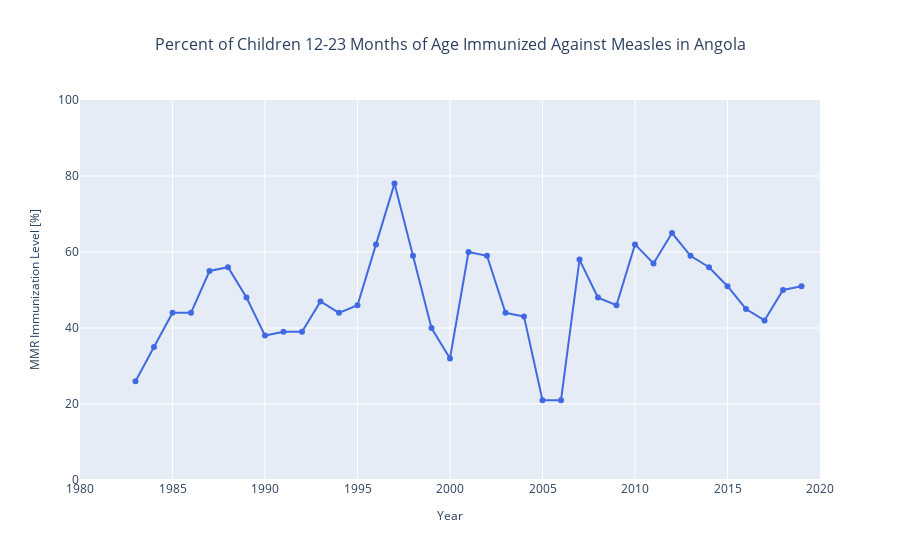

Source (notebook cell):
### Code cell
rate_years_fig = go.Figure(data=go.Scatter(x=df_subset.index.astype('int'),
                                           y=df_subset.values,
                                           line={"color": "royalblue", "width": 2},
                                           mode="lines+markers"
                                          )
                          )
rate_years_fig.update_xaxes(range=[1980,2020])
rate_years_fig.update_yaxes(range=[0,100])

# Update the layout
rate_years_fig.update_layout(
    xaxis={"title": {"text": "Year", "font": {"size": 12}}},
    yaxis={"title": {"text": "MMR Immunization Level [%]", "font": {"size": 12}}},
    title={'text': "Percent of Children 12-23 Months of Age Immunized Against Measles in "+ user_country, "font": {"size": 16}, "x":0.5}
)

rate_years_fig.show()

### Figure 1 — Plotly figure (JSON) as saved in the notebook; plotly's stock layout.template omitted (floating-point values rounded to 4 significant figures)
{"data": [{"line": {"color": "royalblue", "width": 2}, "mode": "lines+markers", "type": "scatter", "x": [1980, 1981, 1982, 1983, 1984, 1985, 1986, 1987, 1988, 1989, 1990, 1991, 1992, 1993, 1994, 1995, 1996, 1997, 1998, 1999, 2000, 2001, 2002, 2003, 2004, 2005, 2006, 2007, 2008, 2009, 2010, 2011, 2012, 2013, 2014, 2015, 2016, 2017, 2018, 2019, 2020], "y": [null, null, null, 26, 35, 44, 44, 55, 56, 48, 38, 39, 39, 47, 44, 46, 62, 78, 59, 40, 32, 60, 59, 44, 43, 21, 21, 58, 48, 46, 62, 57, 65, 59, 56, 51, 45, 42, 50, 51, null]}], "layout": {"autosize": true, "title": {"font": {"size": 16}, "text": "Percent of Children 12-23 Months of Age Immunized Against Measles in Angola", "x": 0.5}, "xaxis": {"range": [1980, 2020], "title": {"font": {"size": 12}, "text": "Year"}, "type": "linear"}, "yaxis": {"range": [0, 100], "title": {"font": {"size": 12}, "text": "MMR Immunization Level [%]"}, "type": "linear"}}}
